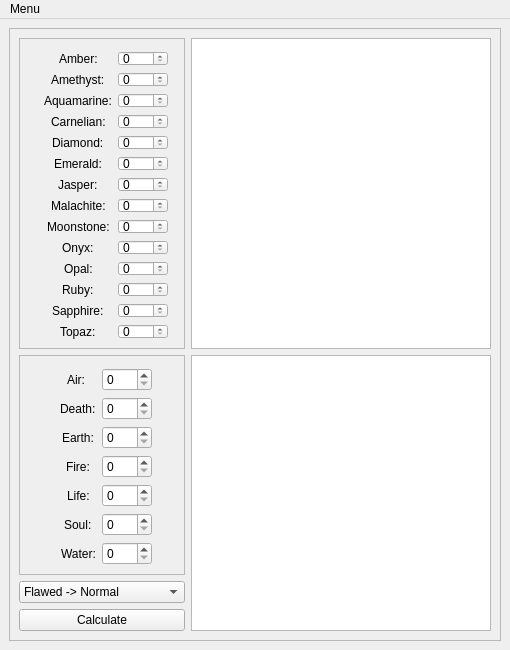
<?xml version="1.0" encoding="UTF-8"?>
<ui version="4.0">
 <class>MainWindow</class>
 <widget class="QMainWindow" name="MainWindow">
  <property name="geometry">
   <rect>
    <x>0</x>
    <y>0</y>
    <width>510</width>
    <height>650</height>
   </rect>
  </property>
  <property name="sizePolicy">
   <sizepolicy hsizetype="Preferred" vsizetype="Preferred">
    <horstretch>0</horstretch>
    <verstretch>0</verstretch>
   </sizepolicy>
  </property>
  <property name="minimumSize">
   <size>
    <width>510</width>
    <height>650</height>
   </size>
  </property>
  <property name="maximumSize">
   <size>
    <width>510</width>
    <height>650</height>
   </size>
  </property>
  <property name="windowTitle">
   <string>MainWindow</string>
  </property>
  <widget class="QWidget" name="centralwidget">
   <layout class="QGridLayout" name="gridLayout_2">
    <item row="0" column="0">
     <widget class="QFrame" name="frame">
      <property name="frameShape">
       <enum>QFrame::StyledPanel</enum>
      </property>
      <property name="frameShadow">
       <enum>QFrame::Raised</enum>
      </property>
      <layout class="QGridLayout" name="gridLayout">
       <item row="0" column="0">
        <widget class="QFrame" name="frame_2">
         <property name="minimumSize">
          <size>
           <width>145</width>
           <height>0</height>
          </size>
         </property>
         <property name="frameShape">
          <enum>QFrame::StyledPanel</enum>
         </property>
         <property name="frameShadow">
          <enum>QFrame::Sunken</enum>
         </property>
         <layout class="QHBoxLayout" name="horizontalLayout">
          <item>
           <layout class="QFormLayout" name="formLayout">
            <property name="sizeConstraint">
             <enum>QLayout::SetDefaultConstraint</enum>
            </property>
            <property name="fieldGrowthPolicy">
             <enum>QFormLayout::AllNonFixedFieldsGrow</enum>
            </property>
            <property name="labelAlignment">
             <set>Qt::AlignCenter</set>
            </property>
            <property name="formAlignment">
             <set>Qt::AlignCenter</set>
            </property>
            <property name="leftMargin">
             <number>3</number>
            </property>
            <property name="topMargin">
             <number>3</number>
            </property>
            <item row="0" column="0">
             <widget class="QLabel" name="amber_gem">
              <property name="text">
               <string>Amber:</string>
              </property>
             </widget>
            </item>
            <item row="0" column="1">
             <widget class="QSpinBox" name="amber_amount">
              <property name="minimumSize">
               <size>
                <width>50</width>
                <height>0</height>
               </size>
              </property>
              <property name="maximumSize">
               <size>
                <width>50</width>
                <height>16777215</height>
               </size>
              </property>
              <property name="wrapping">
               <bool>false</bool>
              </property>
              <property name="maximum">
               <number>10000</number>
              </property>
             </widget>
            </item>
            <item row="1" column="0">
             <widget class="QLabel" name="amethyst_gem">
              <property name="text">
               <string>Amethyst:</string>
              </property>
             </widget>
            </item>
            <item row="1" column="1">
             <widget class="QSpinBox" name="amethyst_amount">
              <property name="minimumSize">
               <size>
                <width>50</width>
                <height>0</height>
               </size>
              </property>
              <property name="maximumSize">
               <size>
                <width>50</width>
                <height>16777215</height>
               </size>
              </property>
              <property name="maximum">
               <number>10000</number>
              </property>
             </widget>
            </item>
            <item row="2" column="0">
             <widget class="QLabel" name="aquamarine_gem">
              <property name="text">
               <string>Aquamarine:</string>
              </property>
             </widget>
            </item>
            <item row="2" column="1">
             <widget class="QSpinBox" name="aquamarine_amount">
              <property name="minimumSize">
               <size>
                <width>50</width>
                <height>0</height>
               </size>
              </property>
              <property name="maximumSize">
               <size>
                <width>50</width>
                <height>16777215</height>
               </size>
              </property>
              <property name="maximum">
               <number>10000</number>
              </property>
             </widget>
            </item>
            <item row="3" column="0">
             <widget class="QLabel" name="carnelian_gem">
              <property name="text">
               <string>Carnelian:</string>
              </property>
             </widget>
            </item>
            <item row="3" column="1">
             <widget class="QSpinBox" name="carnelian_amount">
              <property name="minimumSize">
               <size>
                <width>50</width>
                <height>0</height>
               </size>
              </property>
              <property name="maximumSize">
               <size>
                <width>50</width>
                <height>16777215</height>
               </size>
              </property>
              <property name="maximum">
               <number>10000</number>
              </property>
             </widget>
            </item>
            <item row="4" column="0">
             <widget class="QLabel" name="diamond_gem">
              <property name="text">
               <string>Diamond:</string>
              </property>
             </widget>
            </item>
            <item row="4" column="1">
             <widget class="QSpinBox" name="diamond_amount">
              <property name="minimumSize">
               <size>
                <width>50</width>
                <height>0</height>
               </size>
              </property>
              <property name="maximumSize">
               <size>
                <width>50</width>
                <height>16777215</height>
               </size>
              </property>
              <property name="maximum">
               <number>10000</number>
              </property>
             </widget>
            </item>
            <item row="5" column="0">
             <widget class="QLabel" name="emerald_gem">
              <property name="text">
               <string>Emerald:</string>
              </property>
             </widget>
            </item>
            <item row="5" column="1">
             <widget class="QSpinBox" name="emerald_amount">
              <property name="minimumSize">
               <size>
                <width>50</width>
                <height>0</height>
               </size>
              </property>
              <property name="maximumSize">
               <size>
                <width>50</width>
                <height>16777215</height>
               </size>
              </property>
              <property name="maximum">
               <number>10000</number>
              </property>
             </widget>
            </item>
            <item row="6" column="0">
             <widget class="QLabel" name="jasper_gem">
              <property name="text">
               <string>Jasper:</string>
              </property>
             </widget>
            </item>
            <item row="7" column="0">
             <widget class="QLabel" name="malachite_gem">
              <property name="text">
               <string>Malachite:</string>
              </property>
             </widget>
            </item>
            <item row="7" column="1">
             <widget class="QSpinBox" name="malachite_amount">
              <property name="minimumSize">
               <size>
                <width>50</width>
                <height>0</height>
               </size>
              </property>
              <property name="maximumSize">
               <size>
                <width>50</width>
                <height>16777215</height>
               </size>
              </property>
              <property name="maximum">
               <number>10000</number>
              </property>
             </widget>
            </item>
            <item row="8" column="0">
             <widget class="QLabel" name="moonstone_gem">
              <property name="text">
               <string>Moonstone:</string>
              </property>
             </widget>
            </item>
            <item row="8" column="1">
             <widget class="QSpinBox" name="moonstone_amount">
              <property name="minimumSize">
               <size>
                <width>50</width>
                <height>0</height>
               </size>
              </property>
              <property name="maximumSize">
               <size>
                <width>50</width>
                <height>16777215</height>
               </size>
              </property>
              <property name="maximum">
               <number>10000</number>
              </property>
             </widget>
            </item>
            <item row="9" column="0">
             <widget class="QLabel" name="onyx_gem">
              <property name="text">
               <string>Onyx:</string>
              </property>
             </widget>
            </item>
            <item row="9" column="1">
             <widget class="QSpinBox" name="onyx_amount">
              <property name="minimumSize">
               <size>
                <width>50</width>
                <height>0</height>
               </size>
              </property>
              <property name="maximumSize">
               <size>
                <width>50</width>
                <height>16777215</height>
               </size>
              </property>
              <property name="maximum">
               <number>10000</number>
              </property>
             </widget>
            </item>
            <item row="10" column="0">
             <widget class="QLabel" name="opal_gem">
              <property name="text">
               <string>Opal:</string>
              </property>
             </widget>
            </item>
            <item row="10" column="1">
             <widget class="QSpinBox" name="opal_amount">
              <property name="minimumSize">
               <size>
                <width>50</width>
                <height>0</height>
               </size>
              </property>
              <property name="maximumSize">
               <size>
                <width>50</width>
                <height>16777215</height>
               </size>
              </property>
              <property name="maximum">
               <number>10000</number>
              </property>
             </widget>
            </item>
            <item row="11" column="0">
             <widget class="QLabel" name="ruby_gem">
              <property name="text">
               <string>Ruby:</string>
              </property>
             </widget>
            </item>
            <item row="11" column="1">
             <widget class="QSpinBox" name="ruby_amount">
              <property name="minimumSize">
               <size>
                <width>50</width>
                <height>0</height>
               </size>
              </property>
              <property name="maximumSize">
               <size>
                <width>50</width>
                <height>16777215</height>
               </size>
              </property>
              <property name="maximum">
               <number>10000</number>
              </property>
             </widget>
            </item>
            <item row="12" column="0">
             <widget class="QLabel" name="sapphire_gem">
              <property name="text">
               <string>Sapphire:</string>
              </property>
             </widget>
            </item>
            <item row="12" column="1">
             <widget class="QSpinBox" name="sapphire_amount">
              <property name="minimumSize">
               <size>
                <width>50</width>
                <height>0</height>
               </size>
              </property>
              <property name="maximumSize">
               <size>
                <width>50</width>
                <height>16777215</height>
               </size>
              </property>
              <property name="maximum">
               <number>10000</number>
              </property>
             </widget>
            </item>
            <item row="13" column="0">
             <widget class="QLabel" name="topaz_gem">
              <property name="text">
               <string>Topaz:</string>
              </property>
             </widget>
            </item>
            <item row="13" column="1">
             <widget class="QSpinBox" name="topaz_amount">
              <property name="minimumSize">
               <size>
                <width>50</width>
                <height>0</height>
               </size>
              </property>
              <property name="maximumSize">
               <size>
                <width>50</width>
                <height>16777215</height>
               </size>
              </property>
              <property name="maximum">
               <number>10000</number>
              </property>
             </widget>
            </item>
            <item row="6" column="1">
             <widget class="QSpinBox" name="jasper_amount">
              <property name="minimumSize">
               <size>
                <width>50</width>
                <height>0</height>
               </size>
              </property>
              <property name="maximumSize">
               <size>
                <width>50</width>
                <height>16777215</height>
               </size>
              </property>
              <property name="maximum">
               <number>10000</number>
              </property>
             </widget>
            </item>
           </layout>
          </item>
         </layout>
        </widget>
       </item>
       <item row="1" column="0">
        <widget class="QFrame" name="frame_3">
         <property name="frameShape">
          <enum>QFrame::StyledPanel</enum>
         </property>
         <property name="frameShadow">
          <enum>QFrame::Sunken</enum>
         </property>
         <layout class="QVBoxLayout" name="verticalLayout">
          <item>
           <layout class="QFormLayout" name="formLayout_2">
            <property name="labelAlignment">
             <set>Qt::AlignCenter</set>
            </property>
            <property name="formAlignment">
             <set>Qt::AlignCenter</set>
            </property>
            <property name="leftMargin">
             <number>3</number>
            </property>
            <property name="topMargin">
             <number>3</number>
            </property>
            <item row="0" column="0">
             <widget class="QLabel" name="air_mote">
              <property name="text">
               <string>Air: </string>
              </property>
             </widget>
            </item>
            <item row="0" column="1">
             <widget class="QSpinBox" name="air_amount">
              <property name="minimumSize">
               <size>
                <width>50</width>
                <height>0</height>
               </size>
              </property>
              <property name="maximumSize">
               <size>
                <width>50</width>
                <height>16777215</height>
               </size>
              </property>
              <property name="maximum">
               <number>10000</number>
              </property>
             </widget>
            </item>
            <item row="1" column="0">
             <widget class="QLabel" name="death_mote">
              <property name="text">
               <string>Death:</string>
              </property>
             </widget>
            </item>
            <item row="1" column="1">
             <widget class="QSpinBox" name="death_amount">
              <property name="minimumSize">
               <size>
                <width>50</width>
                <height>0</height>
               </size>
              </property>
              <property name="maximumSize">
               <size>
                <width>50</width>
                <height>16777215</height>
               </size>
              </property>
              <property name="maximum">
               <number>10000</number>
              </property>
             </widget>
            </item>
            <item row="2" column="0">
             <widget class="QLabel" name="earth_mote">
              <property name="text">
               <string>Earth:</string>
              </property>
             </widget>
            </item>
            <item row="2" column="1">
             <widget class="QSpinBox" name="earth_amount">
              <property name="minimumSize">
               <size>
                <width>50</width>
                <height>0</height>
               </size>
              </property>
              <property name="maximumSize">
               <size>
                <width>50</width>
                <height>16777215</height>
               </size>
              </property>
              <property name="maximum">
               <number>10000</number>
              </property>
             </widget>
            </item>
            <item row="3" column="0">
             <widget class="QLabel" name="fire_mote">
              <property name="text">
               <string>Fire:</string>
              </property>
             </widget>
            </item>
            <item row="4" column="0">
             <widget class="QLabel" name="life_mote">
              <property name="text">
               <string>Life:</string>
              </property>
             </widget>
            </item>
            <item row="4" column="1">
             <widget class="QSpinBox" name="life_amount">
              <property name="minimumSize">
               <size>
                <width>50</width>
                <height>0</height>
               </size>
              </property>
              <property name="maximumSize">
               <size>
                <width>50</width>
                <height>16777215</height>
               </size>
              </property>
              <property name="maximum">
               <number>10000</number>
              </property>
             </widget>
            </item>
            <item row="5" column="0">
             <widget class="QLabel" name="soul_mote">
              <property name="text">
               <string>Soul:</string>
              </property>
             </widget>
            </item>
            <item row="5" column="1">
             <widget class="QSpinBox" name="soul_amount">
              <property name="minimumSize">
               <size>
                <width>50</width>
                <height>0</height>
               </size>
              </property>
              <property name="maximumSize">
               <size>
                <width>50</width>
                <height>16777215</height>
               </size>
              </property>
              <property name="maximum">
               <number>10000</number>
              </property>
             </widget>
            </item>
            <item row="6" column="0">
             <widget class="QLabel" name="water_mote">
              <property name="text">
               <string>Water:</string>
              </property>
             </widget>
            </item>
            <item row="6" column="1">
             <widget class="QSpinBox" name="water_amount">
              <property name="minimumSize">
               <size>
                <width>50</width>
                <height>0</height>
               </size>
              </property>
              <property name="maximumSize">
               <size>
                <width>50</width>
                <height>16777215</height>
               </size>
              </property>
              <property name="maximum">
               <number>10000</number>
              </property>
             </widget>
            </item>
            <item row="3" column="1">
             <widget class="QSpinBox" name="fire_amount">
              <property name="minimumSize">
               <size>
                <width>50</width>
                <height>0</height>
               </size>
              </property>
              <property name="maximumSize">
               <size>
                <width>50</width>
                <height>16777215</height>
               </size>
              </property>
              <property name="maximum">
               <number>10000</number>
              </property>
             </widget>
            </item>
           </layout>
          </item>
         </layout>
        </widget>
       </item>
       <item row="2" column="0">
        <widget class="QComboBox" name="recipe_selector">
         <property name="layoutDirection">
          <enum>Qt::LeftToRight</enum>
         </property>
         <property name="autoFillBackground">
          <bool>false</bool>
         </property>
         <item>
          <property name="text">
           <string>Flawed -&gt; Normal</string>
          </property>
         </item>
         <item>
          <property name="text">
           <string>Normal -&gt; Brilliant</string>
          </property>
         </item>
         <item>
          <property name="text">
           <string>Brilliant -&gt; Prestine</string>
          </property>
         </item>
        </widget>
       </item>
       <item row="3" column="0">
        <widget class="QPushButton" name="calculate_button">
         <property name="text">
          <string>Calculate</string>
         </property>
        </widget>
       </item>
       <item row="0" column="1">
        <widget class="QListWidget" name="needed_list">
         <property name="maximumSize">
          <size>
           <width>300</width>
           <height>16777215</height>
          </size>
         </property>
        </widget>
       </item>
       <item row="1" column="1" rowspan="3">
        <widget class="QListWidget" name="can_create_list">
         <property name="maximumSize">
          <size>
           <width>300</width>
           <height>16777215</height>
          </size>
         </property>
        </widget>
       </item>
      </layout>
     </widget>
    </item>
   </layout>
  </widget>
  <widget class="QMenuBar" name="menuBar">
   <property name="geometry">
    <rect>
     <x>0</x>
     <y>0</y>
     <width>510</width>
     <height>21</height>
    </rect>
   </property>
   <widget class="QMenu" name="menuMenu">
    <property name="title">
     <string>Menu</string>
    </property>
    <addaction name="reset_values"/>
   </widget>
   <addaction name="menuMenu"/>
  </widget>
  <action name="reset_values">
   <property name="text">
    <string>Reset Values</string>
   </property>
  </action>
 </widget>
 <resources/>
 <connections/>
</ui>
